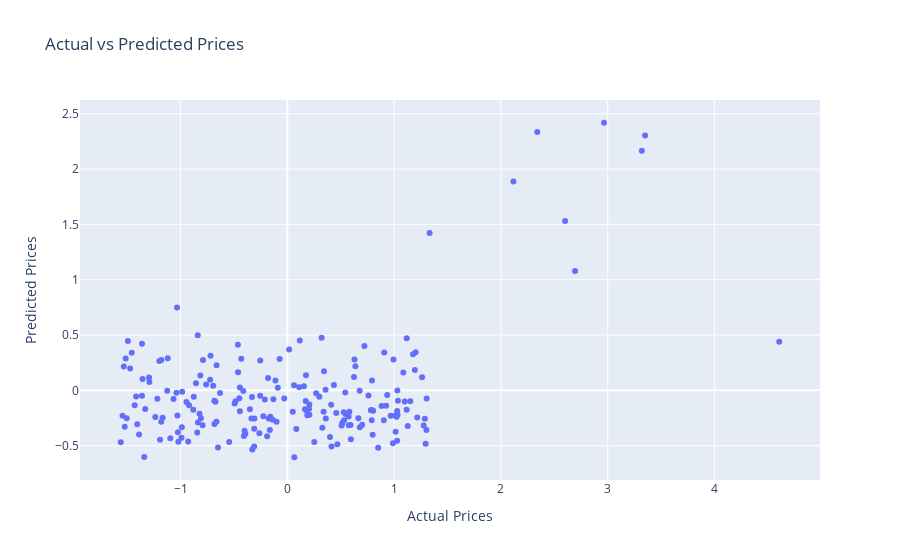

The notebook cell saved with this chart:
### Code cell
# Instantiate the Random Forest Regressor with the best hyperparameters
best_model = RandomForestRegressor(random_state=42)

# Train the model using the entire training dataset
best_model.fit(X_train, y_train)

# Make predictions on the test set
test_predictions = best_model.predict(X_test)

# Evaluate the performance on the test set
test_mse = mean_squared_error(y_test, test_predictions)
print(f"Test MSE for the best model: {test_mse}")


# Create a DataFrame to hold actual and predicted prices
results_df = pd.DataFrame({'Actual': y_test, 'Predicted': test_predictions})

# Create a scatter plot
fig = px.scatter(results_df, x='Actual', y='Predicted', title='Actual vs Predicted Prices')
fig.update_layout(xaxis_title='Actual Prices', yaxis_title='Predicted Prices')
fig.show()

### Figure 1 — Plotly figure (JSON) as saved in the notebook; plotly's stock layout.template omitted (floating-point values rounded to 4 significant figures; data arrays with more than 128 entries replaced by an {"elided": "..."} marker saying what was removed)
{"data": [{"hovertemplate": "Actual=%{x}<br>Predicted=%{y}<extra></extra>", "legendgroup": "", "marker": {"color": "#636efa", "symbol": "circle"}, "mode": "markers", "name": "", "orientation": "v", "showlegend": false, "type": "scatter", "x": {"elided": "200 float values"}, "xaxis": "x", "y": {"elided": "200 float values"}, "yaxis": "y"}], "layout": {"legend": {"tracegroupgap": 0}, "title": {"text": "Actual vs Predicted Prices"}, "xaxis": {"anchor": "y", "domain": [0, 1], "title": {"text": "Actual Prices"}}, "yaxis": {"anchor": "x", "domain": [0, 1], "title": {"text": "Predicted Prices"}}}}
